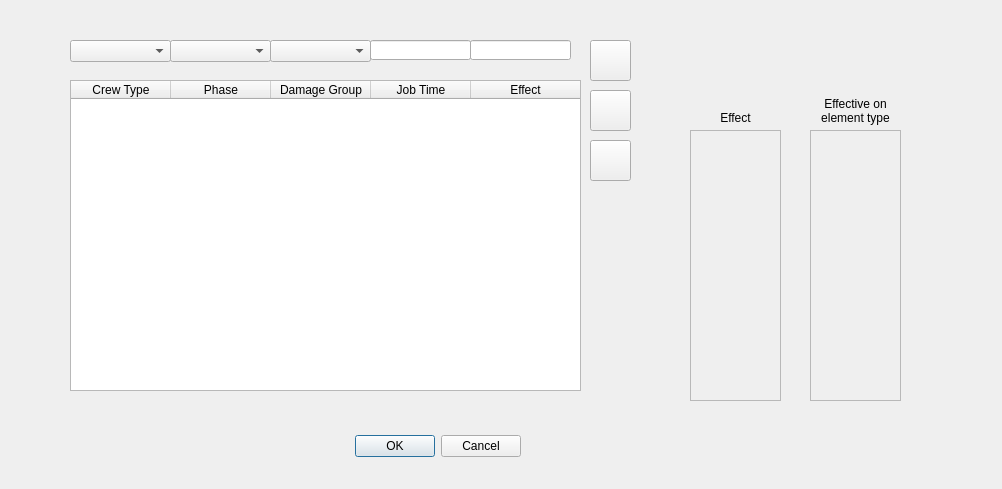
<?xml version="1.0" encoding="UTF-8"?>
<ui version="4.0">
 <class>Dialog</class>
 <widget class="QDialog" name="Dialog">
  <property name="geometry">
   <rect>
    <x>0</x>
    <y>0</y>
    <width>1002</width>
    <height>489</height>
   </rect>
  </property>
  <property name="windowTitle">
   <string>Dialog</string>
  </property>
  <widget class="QDialogButtonBox" name="buttonBox">
   <property name="geometry">
    <rect>
     <x>180</x>
     <y>430</y>
     <width>341</width>
     <height>32</height>
    </rect>
   </property>
   <property name="orientation">
    <enum>Qt::Horizontal</enum>
   </property>
   <property name="standardButtons">
    <set>QDialogButtonBox::Cancel|QDialogButtonBox::Ok</set>
   </property>
  </widget>
  <widget class="QTableWidget" name="tableWidget">
   <property name="geometry">
    <rect>
     <x>70</x>
     <y>80</y>
     <width>511</width>
     <height>311</height>
    </rect>
   </property>
   <attribute name="horizontalHeaderStretchLastSection">
    <bool>true</bool>
   </attribute>
   <column>
    <property name="text">
     <string>Crew Type</string>
    </property>
   </column>
   <column>
    <property name="text">
     <string>Phase</string>
    </property>
   </column>
   <column>
    <property name="text">
     <string>Damage Group</string>
    </property>
   </column>
   <column>
    <property name="text">
     <string>Job Time</string>
    </property>
   </column>
   <column>
    <property name="text">
     <string>Effect</string>
    </property>
   </column>
  </widget>
  <widget class="QListWidget" name="listWidget">
   <property name="enabled">
    <bool>false</bool>
   </property>
   <property name="geometry">
    <rect>
     <x>690</x>
     <y>130</y>
     <width>91</width>
     <height>271</height>
    </rect>
   </property>
  </widget>
  <widget class="QListWidget" name="listWidget_2">
   <property name="enabled">
    <bool>false</bool>
   </property>
   <property name="geometry">
    <rect>
     <x>810</x>
     <y>130</y>
     <width>91</width>
     <height>271</height>
    </rect>
   </property>
  </widget>
  <widget class="QLabel" name="label">
   <property name="geometry">
    <rect>
     <x>690</x>
     <y>110</y>
     <width>91</width>
     <height>16</height>
    </rect>
   </property>
   <property name="text">
    <string>Effect</string>
   </property>
   <property name="alignment">
    <set>Qt::AlignCenter</set>
   </property>
  </widget>
  <widget class="QLabel" name="label_2">
   <property name="geometry">
    <rect>
     <x>810</x>
     <y>90</y>
     <width>91</width>
     <height>41</height>
    </rect>
   </property>
   <property name="text">
    <string>Effective on element type</string>
   </property>
   <property name="alignment">
    <set>Qt::AlignCenter</set>
   </property>
   <property name="wordWrap">
    <bool>true</bool>
   </property>
  </widget>
  <widget class="QPushButton" name="pushButton_3">
   <property name="geometry">
    <rect>
     <x>590</x>
     <y>40</y>
     <width>41</width>
     <height>41</height>
    </rect>
   </property>
   <property name="text">
    <string/>
   </property>
   <property name="icon">
    <iconset resource="resource.qrc">
     <normaloff>:/icon/interface/icons/add.png</normaloff>:/icon/interface/icons/add.png</iconset>
   </property>
   <property name="iconSize">
    <size>
     <width>32</width>
     <height>32</height>
    </size>
   </property>
  </widget>
  <widget class="QPushButton" name="pushButton_6">
   <property name="geometry">
    <rect>
     <x>590</x>
     <y>140</y>
     <width>41</width>
     <height>41</height>
    </rect>
   </property>
   <property name="text">
    <string/>
   </property>
   <property name="icon">
    <iconset resource="resource.qrc">
     <normaloff>:/icon/interface/icons/delete.svg</normaloff>:/icon/interface/icons/delete.svg</iconset>
   </property>
   <property name="iconSize">
    <size>
     <width>32</width>
     <height>32</height>
    </size>
   </property>
  </widget>
  <widget class="QPushButton" name="pushButton_7">
   <property name="geometry">
    <rect>
     <x>590</x>
     <y>90</y>
     <width>41</width>
     <height>41</height>
    </rect>
   </property>
   <property name="text">
    <string/>
   </property>
   <property name="icon">
    <iconset resource="resource.qrc">
     <normaloff>:/icon/interface/icons/edit.png</normaloff>:/icon/interface/icons/edit.png</iconset>
   </property>
   <property name="iconSize">
    <size>
     <width>32</width>
     <height>32</height>
    </size>
   </property>
  </widget>
  <widget class="QComboBox" name="comboBox">
   <property name="geometry">
    <rect>
     <x>70</x>
     <y>40</y>
     <width>101</width>
     <height>22</height>
    </rect>
   </property>
  </widget>
  <widget class="QComboBox" name="comboBox_2">
   <property name="geometry">
    <rect>
     <x>170</x>
     <y>40</y>
     <width>101</width>
     <height>22</height>
    </rect>
   </property>
  </widget>
  <widget class="QComboBox" name="comboBox_3">
   <property name="geometry">
    <rect>
     <x>270</x>
     <y>40</y>
     <width>101</width>
     <height>22</height>
    </rect>
   </property>
  </widget>
  <widget class="QLineEdit" name="lineEdit">
   <property name="geometry">
    <rect>
     <x>370</x>
     <y>40</y>
     <width>101</width>
     <height>20</height>
    </rect>
   </property>
  </widget>
  <widget class="QLineEdit" name="lineEdit_2">
   <property name="geometry">
    <rect>
     <x>470</x>
     <y>40</y>
     <width>101</width>
     <height>20</height>
    </rect>
   </property>
  </widget>
 </widget>
 <resources>
  <include location="resource.qrc"/>
 </resources>
 <connections>
  <connection>
   <sender>buttonBox</sender>
   <signal>accepted()</signal>
   <receiver>Dialog</receiver>
   <slot>accept()</slot>
   <hints>
    <hint type="sourcelabel">
     <x>248</x>
     <y>254</y>
    </hint>
    <hint type="destinationlabel">
     <x>157</x>
     <y>274</y>
    </hint>
   </hints>
  </connection>
  <connection>
   <sender>buttonBox</sender>
   <signal>rejected()</signal>
   <receiver>Dialog</receiver>
   <slot>reject()</slot>
   <hints>
    <hint type="sourcelabel">
     <x>316</x>
     <y>260</y>
    </hint>
    <hint type="destinationlabel">
     <x>286</x>
     <y>274</y>
    </hint>
   </hints>
  </connection>
 </connections>
</ui>
